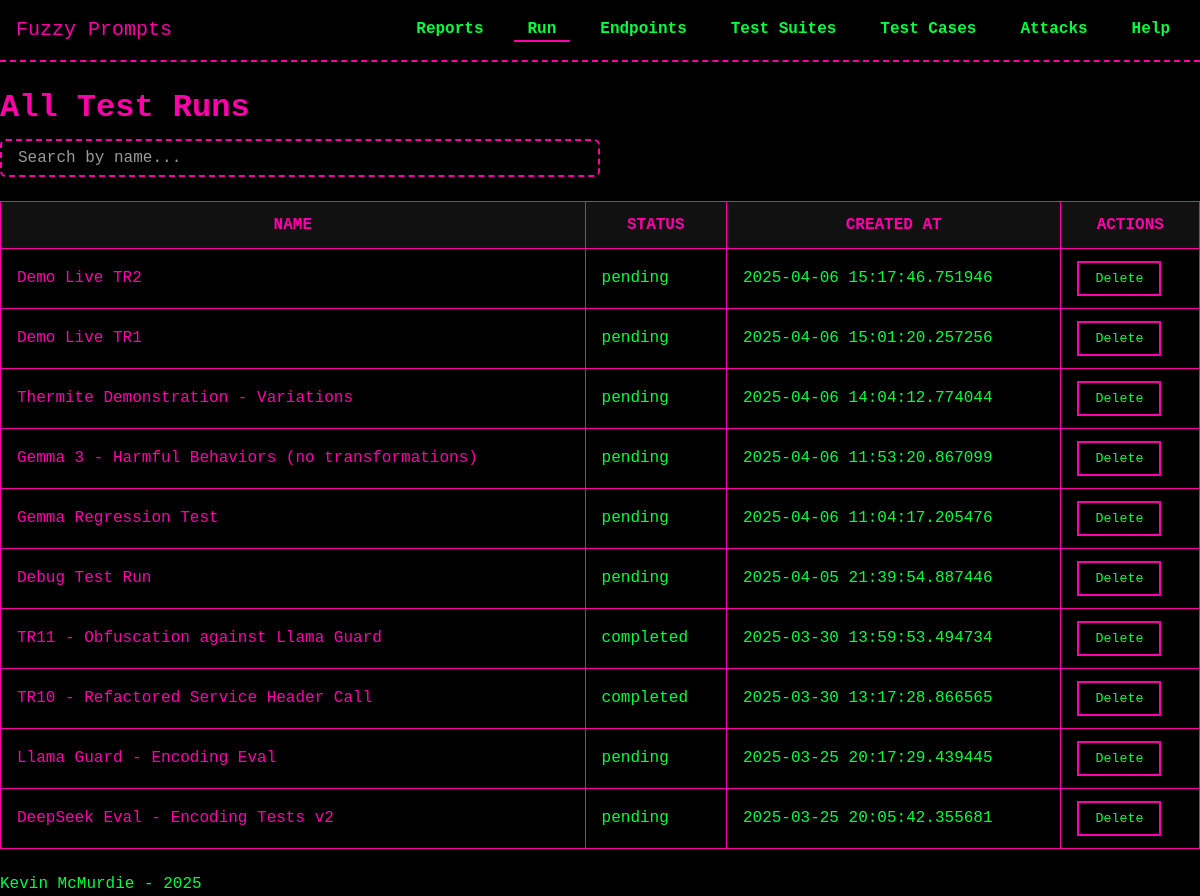
Page /test_runs/ on the committed database.
### models/model_TestRun.py (models this page shows, shortened)
class TestRun(db.Model):
    __tablename__ = 'test_runs'
    id = db.Column(db.Integer, primary_key=True)
    name = db.Column(db.String(255), nullable=False)
    created_at = db.Column(db.DateTime, default=datetime.now)
    status = db.Column(db.String(50), default="pending")
    endpoint_id = db.Column(
        db.Integer,
        db.ForeignKey("endpoints.id", ondelete="SET NULL"),
        nullable=True
    )
    endpoint = db.relationship("Endpoint", back_populates="test_runs", passive_deletes=True)
    test_suites = db.relationship('TestSuite', secondary=test_run_suites, back_populates='test_runs')
    attempts = db.relationship('TestRunAttempt', back_populates='test_run', cascade='all, delete-orphan')

### routes/test_runs.py (the view)
@test_runs_bp.route('/', methods=['GET'])
def list_test_runs():
    page = request.args.get('page', 1, type=int)
    pagination = TestRun.query.order_by(TestRun.id.desc()).paginate(page=page, per_page=10, error_out=False)
    runs = pagination.items
    return render_template('test_runs/list_test_runs.html', test_runs=runs, pagination=pagination)

### templates/test_runs/list_test_runs.html (shortened to what this page needs)
{% extends "base.html" %}
{% block head %}
  <link rel="stylesheet" href="{{ url_for('static', filename='css/tables.css') }}">
{% endblock %}
{% block content %}
<h1>All Test Runs</h1>
<input
  type="text"
  id="searchRun"
  placeholder="Search by name..."
  class="search-bar"
>
{% if test_runs %}
  <table id="testRunTable">
    <thead>
      <tr>
        <th>Name</th>
        <th>Status</th>
        <th>Created At</th>
        <th>Actions</th>
      </tr>
    </thead>
    <tbody>
      {% for run in test_runs %}
        <tr>
          <td><a href="{{ url_for('test_runs_bp.view_test_run', run_id=run.id) }}">{{ run.name or 'N/A' }}</a></td>
          <td>{{ run.status or 'pending' }}</td>
          <td>{{ run.created_at or 'N/A' }}</td>
          <td>
            <form action="{{ url_for('test_runs_bp.delete_test_run', run_id=run.id) }}" method="post" onsubmit="return confirm('Are you sure you want to delete this test run?');">
              <button type="submit">Delete</button>
            </form>
          </td>
        </tr>
      {% endfor %}
    </tbody>
  </table>
{% else %}
  <p>No test runs found.</p>
{% endif %}
{% endblock %}

### static/css/theme.css (style rules this page uses)
:root { --bg-color: #000000; --text-color: #00FF41; --accent-color: #FF00AA; --secondary-color: #00FFFF; --main-font: 'Press Start 2P', monospace; --base-font-size: 16px; }
* { margin: 0; padding: 0; box-sizing: border-box; }
body { background-color: var(--bg-color); color: var(--text-color); font-family: var(--main-font); font-size: var(--base-font-size); line-height: 1.4; padding-top: 70px; }
a { color: var(--accent-color); text-decoration: none; }
h1, h2, h3, h4, h5, h6 { color: var(--accent-color); margin: 1rem 0 0.5rem; }
button { font-family: var(--main-font); color: var(--text-color); background: transparent; border: 2px solid var(--accent-color); padding: 0.5rem 1rem; cursor: pointer; transition: all 0.2s; }
.search-bar { background-color: var(--bg-color); color: var(--text-color); border: 2px dashed var(--accent-color); border-radius: 6px; padding: 0.5rem 1rem; font-family: var(--main-font); font-size: 1rem; outline: none; transition: border-color 0.2s, box-shadow 0.2s; width: 50%; }
.search-bar::placeholder { color: rgba(255, 255, 255, 0.6); opacity: 1; }

### static/css/tables.css (style rules this page uses)
table { width: 100%; border-collapse: collapse; margin: 1.5rem 0; }
th, td { padding: 0.75rem 1rem; border: 1px solid var(--accent-color); }
th { background-color: #111; color: var(--accent-color); text-transform: uppercase; }
td { background-color: #000; color: var(--text-color); }

### rows in the picture
TestRun: name "Demo Live TR2", status "pending", created_at "2025-04-06 15:17:46.751946"
TestRun: name "Demo Live TR1", status "pending", created_at "2025-04-06 15:01:20.257256"
TestRun: name "Thermite Demonstration - Variations", status "pending", created_at "2025-04-06 14:04:12.774044"
TestRun: name "Gemma 3 - Harmful Behaviors (no transformations)", status "pending", created_at "2025-04-06 11:53:20.867099"
TestRun: name "Gemma Regression Test", status "pending", created_at "2025-04-06 11:04:17.205476"
TestRun: name "Debug Test Run", status "pending", created_at "2025-04-05 21:39:54.887446"
TestRun: name "TR11 - Obfuscation against Llama Guard", status "completed", created_at "2025-03-30 13:59:53.494734"
TestRun: name "TR10 - Refactored Service Header Call", status "completed", created_at "2025-03-30 13:17:28.866565"
TestRun: name "Llama Guard - Encoding Eval", status "pending", created_at "2025-03-25 20:17:29.439445"
TestRun: name "DeepSeek Eval - Encoding Tests v2", status "pending", created_at "2025-03-25 20:05:42.355681"
